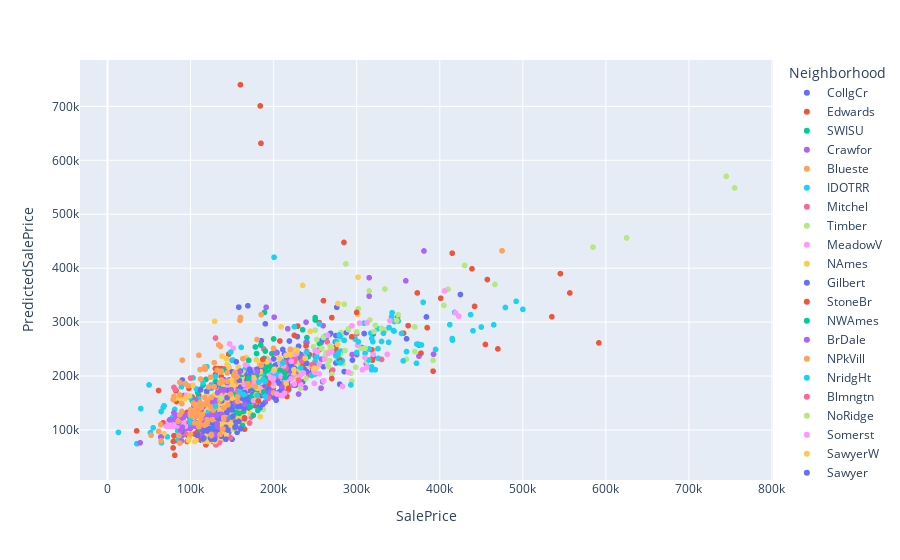

Write notebook code for a chart like this one.
### Markdown cell above
7\. For the model in the previous part, make a scatterplot of actual price versus predicted price. Color the points by Neighborhood.

### Code cell
# YOUR CODE HERE

import plotly.express as px

fig = px.scatter(
    housing_test,
    x="SalePrice",
    y="PredictedSalePrice",
    color="Neighborhood",
    hover_data=["Gr Liv Area", "Bedroom AbvGr", "Full Bath", "Half Bath"]
)

fig.show()
